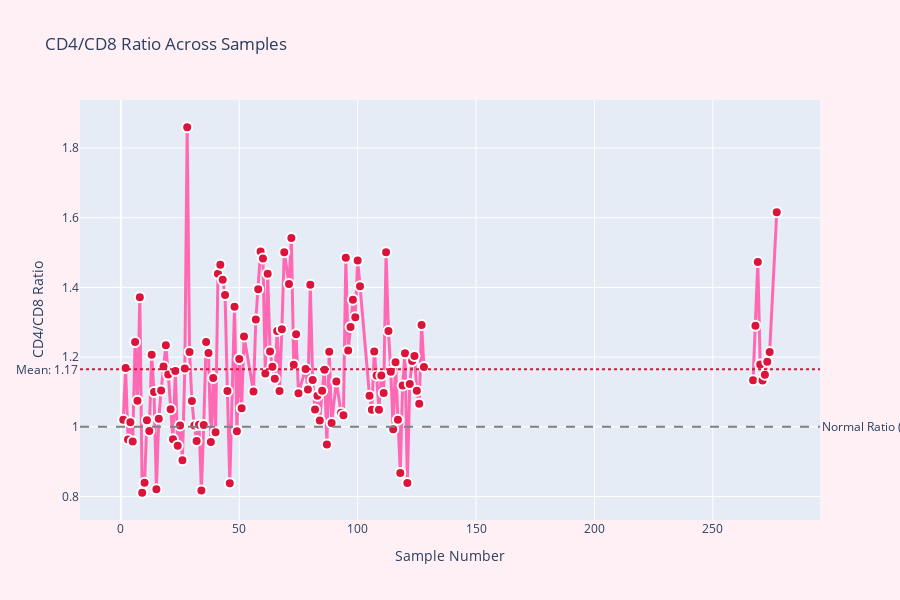

Source (notebook cell):
### Code cell
if df is not None:
    df['Sample_Num'] = df['Sample Name'].str.extract(r'(\d+)').astype(float)
    df = df.dropna(subset=['Sample_Num'])

    fig = go.Figure()

    fig.add_trace(go.Scatter(
        x=df['Sample_Num'],
        y=df['TV7_Ratio_CD4_vs_CD8'],
        mode='lines+markers',
        name='CD4/CD8 Ratio',
        line=dict(color=COLORS['primary'], width=3),
        marker=dict(
            size=10,
            color=COLORS['accent'],
            line=dict(color='white', width=2)
        )
    ))

    fig.add_hline(
        y=1,
        line_dash="dash",
        line_color="gray",
        annotation_text="Normal Ratio (1.0)",
        annotation_position="right"
    )

    mean_ratio = df['TV7_Ratio_CD4_vs_CD8'].mean()
    fig.add_hline(
        y=mean_ratio,
        line_dash="dot",
        line_color=COLORS['accent'],
        annotation_text=f"Mean: {mean_ratio:.2f}",
        annotation_position="left"
    )

    fig.update_layout(
        title="CD4/CD8 Ratio Across Samples",
        xaxis_title="Sample Number",
        yaxis_title="CD4/CD8 Ratio",
        height=600,
        paper_bgcolor=COLORS['background'],
        hovermode="x unified"
    )

    fig.show()

### Figure 1 — Plotly figure (JSON) as saved in the notebook; plotly's stock layout.template omitted (floating-point values rounded to 4 significant figures; data arrays with more than 128 entries replaced by an {"elided": "..."} marker saying what was removed)
{"data": [{"line": {"color": "#FF69B4", "width": 3}, "marker": {"color": "#DC143C", "line": {"color": "white", "width": 2}, "size": 10}, "mode": "lines+markers", "name": "CD4/CD8 Ratio", "type": "scatter", "x": {"elided": "154 float values"}, "y": {"elided": "154 float values"}}], "layout": {"annotations": [{"showarrow": false, "text": "Normal Ratio (1.0)", "x": 1, "xanchor": "left", "xref": "x domain", "y": 1, "yanchor": "middle", "yref": "y"}, {"showarrow": false, "text": "Mean: 1.17", "x": 0, "xanchor": "right", "xref": "x domain", "y": 1.165, "yanchor": "middle", "yref": "y"}], "height": 600, "hovermode": "x unified", "paper_bgcolor": "#FFF0F5", "shapes": [{"line": {"color": "gray", "dash": "dash"}, "type": "line", "x0": 0, "x1": 1, "xref": "x domain", "y0": 1, "y1": 1, "yref": "y"}, {"line": {"color": "#DC143C", "dash": "dot"}, "type": "line", "x0": 0, "x1": 1, "xref": "x domain", "y0": 1.165, "y1": 1.165, "yref": "y"}], "title": {"text": "CD4/CD8 Ratio Across Samples"}, "xaxis": {"title": {"text": "Sample Number"}}, "yaxis": {"title": {"text": "CD4/CD8 Ratio"}}}}
